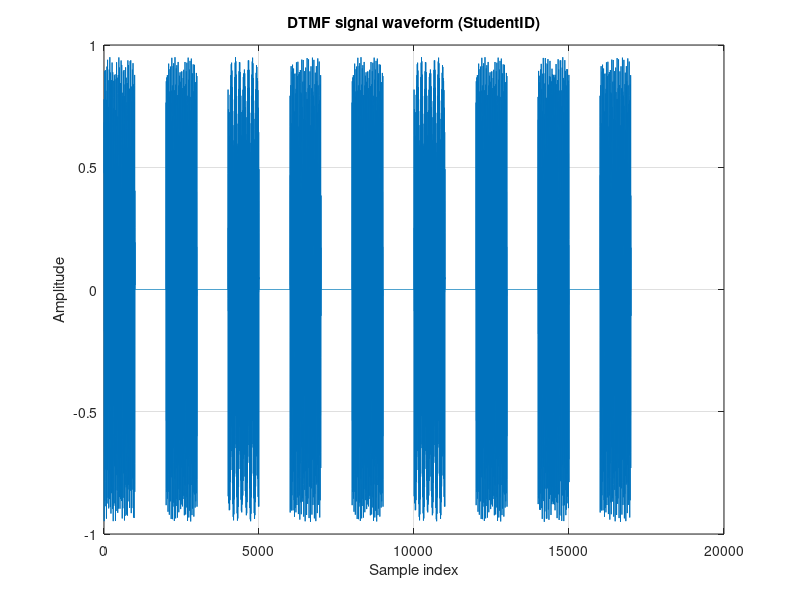

This figure's MATLAB source:
%% Project 8 - DTMF Communication System
% Part 8-1-2: Base implementation - Generate DTMF signal for student ID
% Output: StudentID_8_1_4.wav (DTMF tones + silence)

clc;
clear;
clear all;

%% initiallizing

fs = 8000; %communication standard
samples_per_sound = 1000;
samples_per_silence = 1000;
t = (0:samples_per_sound-1) / fs;

low_freq_list = [697, 770, 852, 941];
high_freq_list = [1209, 1336, 1477, 1633];

key_freq = containers.Map();
key_freq('1') = [1, 1];
key_freq('2') = [1, 2];
key_freq('3') = [1, 3];
key_freq('4') = [2, 1];
key_freq('5') = [2, 2];
key_freq('6') = [2, 3];
key_freq('7') = [3, 1];
key_freq('8') = [3, 2];
key_freq('9') = [3, 3];
key_freq('0') = [4, 2];

studentID = '402102081';
output = [];

%% main code

for i = 1:length(studentID)
    digit = studentID(i);
    index = key_freq(digit);
    low_freq_digit = low_freq_list(index(1));
    high_freq_digit = high_freq_list(index(2));
    sound_each_digit = cos(2 *pi *low_freq_digit *t) + sin(2 *pi *high_freq_digit *t);
    normalized_sound = sound_each_digit / max(abs(sound_each_digit)) * 0.9; % 0.9 is just for to making sure that not clipping will happen
    output = [output, normalized_sound];

    if i < length(studentID)
        output = [output, zeros(1, samples_per_silence)];
    end
end

output = output / max(abs(output)) * 0.95;
audiowrite("StudentID_8_1_2.wav", output, fs);

sound(output, fs);

figure('Name', 'DTMF Waveform (StudentID)');
plot(output(1:min(17000, length(output))));
grid on;
xlabel('Sample index');
ylabel('Amplitude');
title('DTMF signal waveform (StudentID)');
